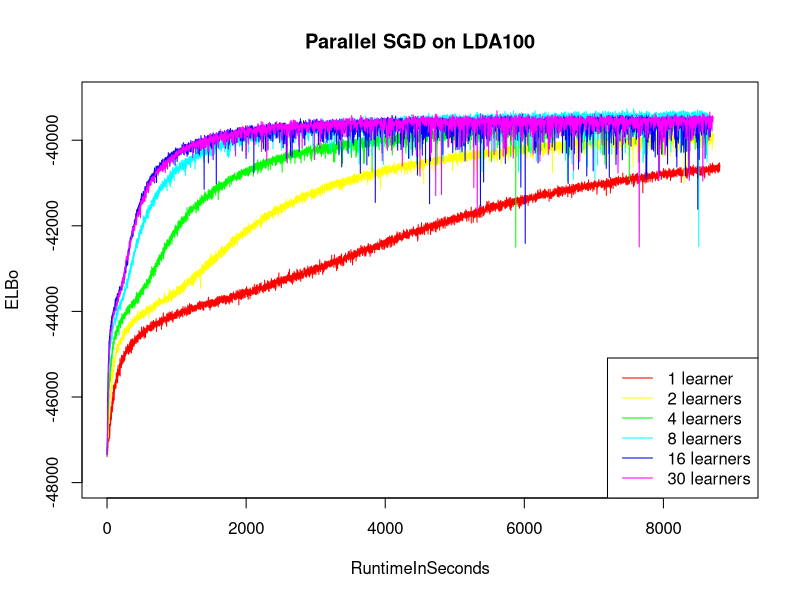

R code for this plot:
data <- list()

data[[1]] <- read.csv("data/lda-stateless-single-step-optimize-v2/1-learner/carl-lda-square-harbor-histories.csv");
data[[2]] <- read.csv("data/lda-stateless-single-step-optimize-v2/2-learners/carl-lda-noble-thought-histories.csv");
data[[3]] <- read.csv("data/lda-stateless-single-step-optimize-v2/4-learners/carl-lda-chummy-chess-histories.csv")
data[[4]] <- read.csv("data/lda-stateless-single-step-optimize-v2/8-learners/carl-lda-gaudy-representative-histories.csv");
data[[5]] <- read.csv("data/lda-stateless-single-step-optimize-v2/16-learners/carl-lda-ambiguous-record-histories.csv");
data[[6]] <- read.csv("data/lda-stateless-single-step-optimize-v2/30-learners/carl-lda-aloof-jail-histories.csv");

legends <- list()

legends[[1]] <- "1 learner";
legends[[2]] <- "2 learners";
legends[[3]] <- "4 learners";
legends[[4]] <- "8 learners";
legends[[5]] <- "16 learners";
legends[[6]] <- "30 learners";

pdf("figures/lda-stateless-single-step-optimize-v2/time-vs-elbo.pdf")

plot(data[[1]], xlim=c(0,9000), ylim=c(-48000,-39000), type="n", ylab="ELBo", main="Parallel SGD on LDA100")

colors <- rainbow(6)

for (i in 1:6){
    lines(data[[i]], col=colors[i])
}

legend("bottomright", legend=legends, col=colors, lty=1)

dev.off()